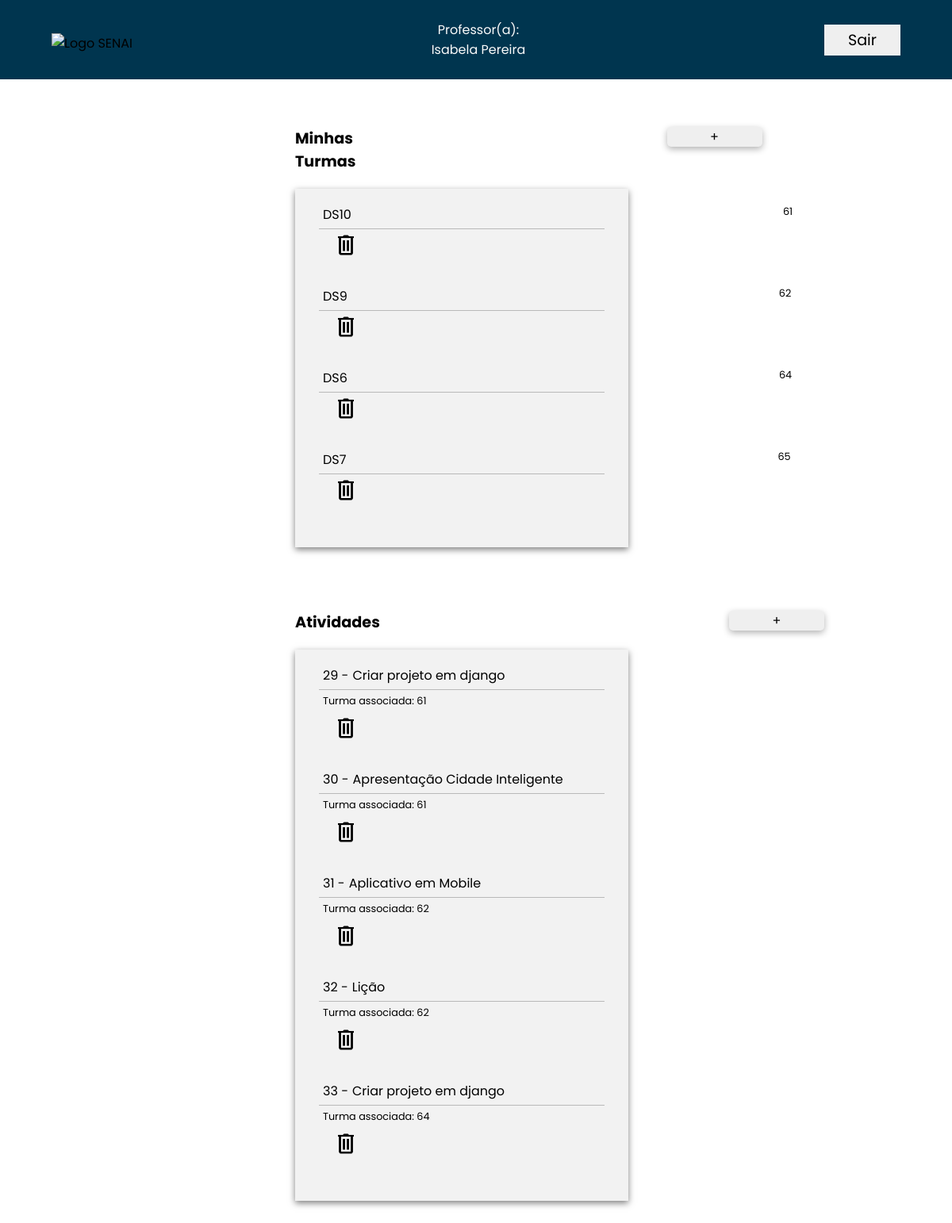
The app's page /home/17/17 with its own data.
### App_Escola/models.py (models this page shows, shortened)
class Professor(models.Model):
    nome = models.CharField(max_length = 120)
    email = models.CharField(max_length = 120)
    senha = models.CharField(max_length = 64)

class Turma(models.Model):
    nome_turma = models.CharField(max_length = 120)
    id_professor = models.ForeignKey(Professor, null=True, on_delete=models.PROTECT)

class Atividade(models.Model):
    nome_atividade = models.CharField(max_length = 120)
    id_turma = models.ForeignKey(Turma, null=True, on_delete=models.PROTECT)

### App_Escola/views.py (the view)
# urls.py: path('home/<int:id_professor>/<int:id_logado>', views.home, name='home'),
def home(request, id_professor, id_logado):
    dados_professor = Professor.objects.filter(id=id_professor).values("nome", "id")
    usuario_logado = dados_professor[0]
    usuario_logado = usuario_logado['nome']
    id_logado = dados_professor[0]
    id_logado = id_logado['id']
    turmas_do_professor = Turma.objects.filter(id_professor = id_logado)
    atividades_todas_turmas = []
    for turma in turmas_do_professor:
        atividades = Atividade.objects.filter(id_turma=turma.id)
        atividades_todas_turmas.extend(atividades)
    return render(request, 'home.html', {
        'id_professor': id_professor,
        'id_logado': id_logado,
        'turmas_do_professor': turmas_do_professor,
        'usuario_logado': usuario_logado,
        'atividades_todas_turmas': atividades_todas_turmas,
    })

### App_Escola/templates/home.html (shortened to what this page needs)
{% load static %}
<!DOCTYPE html>
<html lang="pt-br">
<head>
    <link rel="stylesheet" type="text/css" href="{% static 'css/main.css' %}">
</head>
<body onload="login()">
    <header>
        <nav id="navbar" class="navbar_container">
            <div>
                <img src="{% static 'imagens/logo_senai.png' %}" alt="Logo SENAI" style="height: 42px; padding-top: 9px;">
            </div>
            <div>
                <p class="navbar-title">Professor(a): <br> {{usuario_logado}}</p>
            </div>
            <a id="logout-button" href="{% url 'fazer_logout' %}">
                <button class="navitem_especial">Sair</button>
            </a>
        </nav>
    </header>
    <div class="container-tables">
        <div class="container-turmas">
            <div class="container-header">
                <h2 class="title-turmas">Minhas Turmas</h2>
                <a href="{% url 'cad_turma' id_professor=id_logado %}">
                    <button class="table-button" id="turmas">+</button>
                </a>
            </div>
            <div class="cards">
                {% if turmas_do_professor %}
                    {% for turma in turmas_do_professor %}
                        <div class="card-info">
                            <p class="card-title">{{turma.nome_turma}}</p>
                            <p class="card-description">{{turma.id}}</p>
                        </div>
                        <div class="line"></div>
                        <div class="actions">
                            <a href="{% url 'confAcao' id_turma=turma.id %}">
                                <img class="delete" src="{% static 'imagens/trash.png' %}" alt="" width="30px">
                            </a>
                        </div>
                    {% endfor %}
                {% else %}
                    <p class="atv-null" style="padding: 0;">Nenhuma turma cadastrada até o momento</p>
                {% endif %}
            </div>
        </div>
        <div class="container-turmas" style="margin-top: 80px;">
            <div class="container-header" style="gap: 27.5rem">
                <h2 class="title-turmas">Atividades</h2>
                <a href="{% url 'cad_atividade' id_professor=id_logado %}">
                    <button class="table-button" id="atividades">+</button>
                </a>
            </div>
            <div class="cards">
                {% if atividades_todas_turmas %}
                    {% for atividade in atividades_todas_turmas %}
                    <div class="card-info" style="gap: 0;">
                        <p class="card-description-atv">{{atividade.id}} - </p>
                        <p class="card-title">{{atividade.nome_atividade}}</p>
                    </div>
                    <div class="line"></div>
                    <p class="card-id">Turma associada: {{atividade.id_turma.id}}</p>
                    <div class="actions" style="margin-top: 10px;">
                        <a href="{% url 'confAtiv' id_turma=atividade.id_turma.id id_atividade=atividade.id %}">
                            <img class="delete" src="{% static 'imagens/trash.png' %}" alt="" width="30px">
                        </a>
                    </div>
                    {% endfor %}
                {% else %}
                    <p class="atv-null" style="padding: 0;">Nenhuma atividade cadastrada até o momento</p>
                {% endif %}
            </div>
        </div>
    </div>
</body>
</html>

### App_Escola/static/css/main.css (style rules this page uses)
* { margin: 0; padding: 0; border: 0; box-sizing: border-box; font-family: 'Poppins'; }
#navbar { height: 100px; display: flex; justify-content: space-between; align-items: center; padding: 0 65px; background-color: #00354f; }
.navbar-title { color: #fafafa; text-align: center; }
.navitem_especial { width: 100%; text-decoration: none; font-size: 1.2em; text-align: center; padding: 5px; margin-right: 50px; cursor: pointer; }
.container-tables { margin: 5% 31%; width: 35%; }
.container-header { display: flex; gap: 24.5rem; }
.title-turmas { font-size: 1.2rem; }
.table-button { width: 120px; font-size: 1rem; border-radius: 5px; box-shadow: rgba(0, 0, 0, 0.3) 0px 3px 8px; transition: 0.8s; }
.cards { background-color: rgba(130, 130, 130, 0.1); margin: 20px 0; padding: 20px 30px; box-shadow: rgba(0, 0, 0, 0.5) 0px 3px 8px; }
.card-info { display: flex; gap: 34rem; }
.card-title { margin-left: 5px; }
.card-description { font-size: 0.8rem; }
.card-description-atv { margin-left: 5px; }
.line { width: 100%; height: 1px; background-color: rgba(130, 130, 130, 0.5); margin: 5px 0; }
.actions { margin-bottom: 30px; }
.card-id { margin-left: 5px; font-size: 0.8rem; }

### records on screen
Professor: nome "Isabela Pereira"
Turma: nome_turma "DS10", id "61"
Turma: nome_turma "DS9", id "62"
Turma: nome_turma "DS6", id "64"
Turma: nome_turma "DS7", id "65"
Atividade: id "29", nome_atividade "Criar projeto em django", id_turma.id "61"
Atividade: id "30", nome_atividade "Apresentação Cidade Inteligente", id_turma.id "61"
Atividade: id "31", nome_atividade "Aplicativo em Mobile", id_turma.id "62"
Atividade: id "32", nome_atividade "Lição", id_turma.id "62"
Atividade: id "33", nome_atividade "Criar projeto em django", id_turma.id "64"
